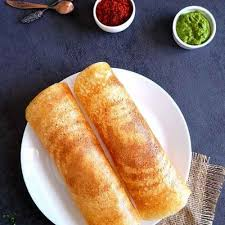
#> input picture test_images/dosa.jpg, 225 x 225 px, found by its file name
$ python test_opencv.py
#> lines starting #> are read from the running program, lines starting #| are printed output that depends on the picture
import cv2
import os

input_path = r"C:\recipe_project\test_images\dosa.jpg"
output_path = r"C:\recipe_project\test_images\dosa_opencv_resized.jpg"

# Read the original image
image = cv2.imread(input_path)
#> image is the input picture: shape (225, 225, 3); mean B, G, R 101.6, 115.4, 137.8

if image is None:
    print("ERROR: Image not found!")
    exit()

print("Original image size:", image.shape)
#| Original image size: (225, 225, 3)

# Resize for OpenCLIP
resized = cv2.resize(image, (224, 224))
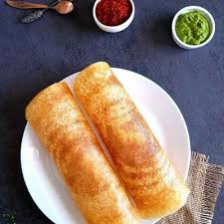
#> resized: shape (224, 224, 3); mean B, G, R 101.5, 115.3, 137.7

# Save OpenCV output
cv2.imwrite(output_path, resized)

print("OpenCV preprocessing completed!")
print("Resized image size:", resized.shape)
#| Resized image size: (224, 224, 3)
print("Output saved at:", output_path)
